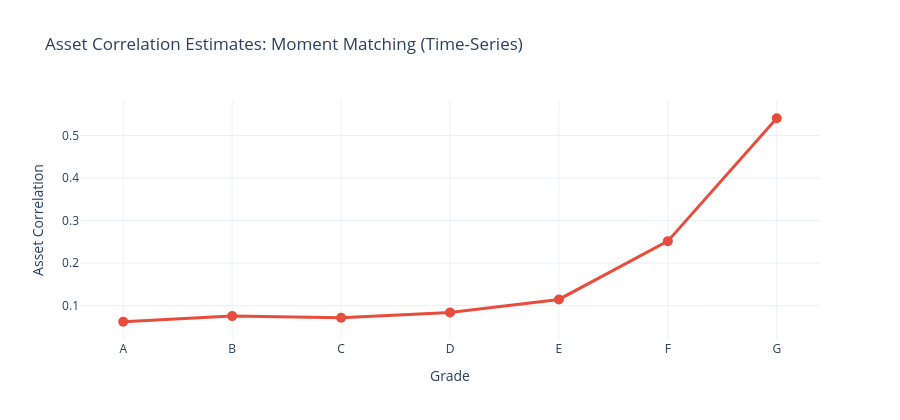

Notebook cell for this chart:
### Code cell
fig = go.Figure()

fig.add_trace(go.Scatter(
    x=grades, y=rho_moment,
    mode='lines+markers',
    line=dict(color='#e74c3c', width=3), marker=dict(size=10)
))

fig.update_layout(
    title="Asset Correlation Estimates: Moment Matching (Time-Series)",
    xaxis_title="Grade",
    yaxis_title="Asset Correlation",
    template="plotly_white", height=420,
    legend=dict(x=0.6, y=0.95)
)
fig.show()

### Figure 1 — Plotly figure (JSON) as saved in the notebook; plotly's stock layout.template omitted (floating-point values rounded to 4 significant figures)
{"data": [{"line": {"color": "#e74c3c", "width": 3}, "marker": {"size": 10}, "mode": "lines+markers", "type": "scatter", "x": ["A", "B", "C", "D", "E", "F", "G"], "y": [0.06207, 0.07531, 0.07145, 0.08387, 0.1146, 0.2517, 0.5407]}], "layout": {"height": 420, "legend": {"x": 0.6, "y": 0.95}, "title": {"text": "Asset Correlation Estimates: Moment Matching (Time-Series)"}, "xaxis": {"title": {"text": "Grade"}}, "yaxis": {"title": {"text": "Asset Correlation"}}}}
